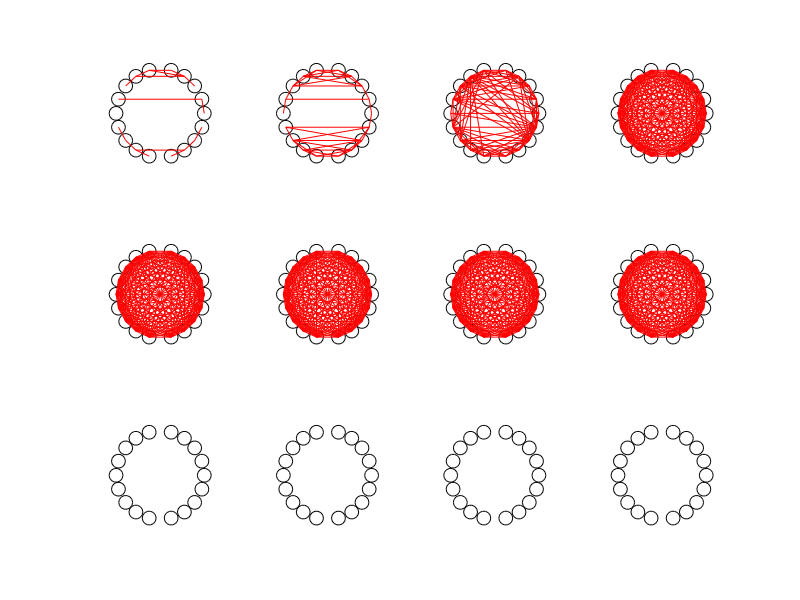

Source code (MATLAB):
%% Figure 17
load osc_corr.mat

ch18_x = [0.3827 0.2704 0.1837 0.1224 0.1020 0.1224 0.1837 0.2704 0.3827 0.5689 0.6811 0.7679 0.8291 0.8495 0.8291 0.7679 0.6811 0.5689];
ch18_y = [0.8444 0.7934 0.7117 0.5995 0.4796 0.3622 0.2500 0.1684 0.1173 0.1173 0.1684 0.2500 0.3622 0.4796 0.5995 0.7117 0.7934 0.8444];

figure('Position', [1 700 1440 720]);
s = 100;

%figure
for mm = 1:3
    for kk = 1:4
    subplot(3,4,4*(mm-1)+kk)
    hold on
    axis square
    set(gca,'XTick',[],'YTick',[]);
    set(gca,'Visible','off');
    set(gcf,'Color','w');
    if mm == 1
        targetr = brainosc_r;
    elseif mm == 2
        targetr = pulse_r;
    elseif mm == 3
        targetr = mirror_r;
    end
    rthresh = 0.7-0.1*(kk-1);
    
    for ii = 1:18
        scatter(ch18_x(ii),ch18_y(ii),s,'k');
    end
    for ii = 1:17
        for jj = ii+1:18
            if mean(targetr(ii,jj,:),3,'omitnan') > rthresh
                line([ch18_x(ii) ch18_x(jj)],[ch18_y(ii) ch18_y(jj)],'Color','r');
            end
        end
    end
    end
end

clear all
